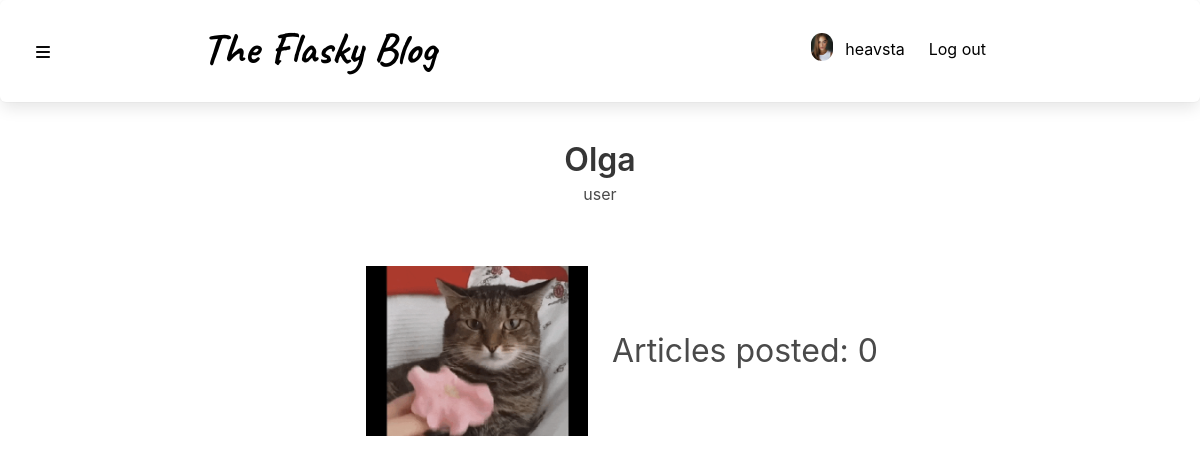
/user/show/2 (signed in), run on the app's committed database.
### app/models.py (models this page shows, shortened)
class User(db.Model, UserMixin):
    id = db.Column(db.Integer, primary_key=True)
    username = db.Column(db.String(20), unique=True, nullable=False)
    password = db.Column(db.String(60), nullable=False)
    email = db.Column(db.String(80), unique=True, nullable=False)
    image_file = db.Column(db.String(20), default='default.jpg', nullable=False)
    role = db.Column(db.String(5), default='user', nullable=False)
    articles = db.relationship('Article', backref='author', lazy=True)
    comments = db.relationship('Comment', backref='author', lazy=True)

### app/users/routes.py (the view)
@users.route('/user/show/<int:id>')
def user_show(id):
    user = User.query.filter_by(id=id).first()
    post_count = Article.query.filter_by(author_id=user.id).count()
    return render_template('user.html', title=user.username, user=user, post_count=post_count)

### app/models.py (called while the page is built)
@login_manager.user_loader
def load_user(user_id):
    return User.query.get(int(user_id))

### app/templates/user.html
{% extends 'layout.html' %}
{% block main %}
    <div>
        <h1 class="title has-text-centered mb-1">
            {{ user.username }}
        </h1>
        <p class="has-text-centered is-small is-light-grey">{{ user.role }}</p>
        <div class="columns mt-6">
            <div class="column is-3 is-offset-3">
                <figure class="image">
                    <img src="{{ url_for('static', filename='profile_img/' + user.image_file) }}" alt="Avatar">
                </figure>
            </div>
            <div class="column is-4 is-flex is-flex-direction-column is-justify-content-center" id="account-data">
                <p class="is-size-3">Articles posted: {{ post_count }}</p>
            </div>
        </div>
    </div>
{% endblock %}

### app/templates/layout.html (shortened to what this page needs)
<!DOCTYPE html>
<html>
  <head>
    <link rel="stylesheet" href="{{ url_for('static', filename='styles.css') }}">
    <link rel="stylesheet" href="https://cdn.jsdelivr.net/npm/bulma@0.9.3/css/bulma.min.css">
    <link rel="stylesheet" href="https://cdnjs.cloudflare.com/ajax/libs/font-awesome/6.0.0-beta2/css/all.min.css" />
  </head>
  <body>
  <header class="box">
    {% if current_user.is_authenticated %}
      <button class="button is-white" id="menu"><i class="fas fa-bars"></i></button>
    {% endif %}
    <div class="container">
      <div class="columns">
        <nav class="navbar column is-10 is-offset-1 is-flex" role="navigation" aria-label="main navigation">
          <div class="navbar-brand">
            <a class="logo" href="{{url_for('main.index')}}">
              The Flasky Blog
            </a>
          </div>
          <div id="navbarBasicExample" class="navbar-menu">
            <div class="navbar-end">
              {% if current_user.is_authenticated %}
                <div class="navbar-item">
                  <a class="columns" href="{{ url_for('users.account') }}">
                    <div class="column image p-0 mt-2">
                      <img class="is-rounded" src="{{ url_for('static', filename='profile_img/' + current_user.image_file )}}" alt="Avatar">
                    </div>
                    <div class="column">
                      {{ current_user.username }}
                    </div>
                  </a>
                </div>
                <div class="navbar-item">
                  <a href="{{ url_for('users.logout') }}">Log out</a>
                </div>
              {% endif %}
            </div>
          </div>
        </nav>
      </div>
    </div>
  </header>
  <main class="container pt-4">
    {% block main %}{% endblock %}
  </main>
  <footer class="is-flex is-align-items-flex-end is-justify-content-center">
  </footer>
  </body>
</html>

### app/static/styles.css (style rules this page uses)
header.box { position: relative; padding-top: 1em !important; margin-top: 0; margin-bottom: 3em; }
header #menu { position: absolute; top: 2em; }
header a { color: #000000; }
header .logo { font-family: 'Caveat', cursive; font-size: 2.75em; font-weight: bold; }
button { border: none !important; }
footer { height: 100px; padding-bottom: 20px; }

### data on the page
User: image_file (picture), username "heavsta"
User: username "Olga", role "user", image_file (picture)

### other printed values
{{ post_count }} "0"
